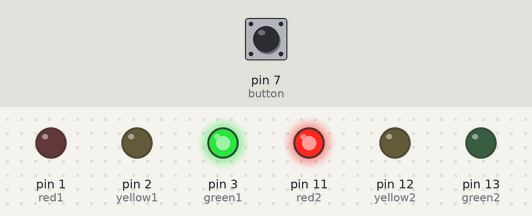
Recording of a sketch running on a simulated Arduino Uno, built with avr-gcc and run on an emulated ATmega328P. Shown: output pins drawn as LEDs (lit = HIGH). The test bench sets the inputs (shaded band); at power-on: pin 7 (button) LOW.

Above: at 1.2 s.
1.3 s: pin 7 (button) pulled HIGH for 0.15 s
At 5.3 s:
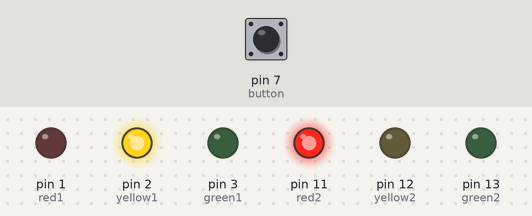
At 6.8 s:
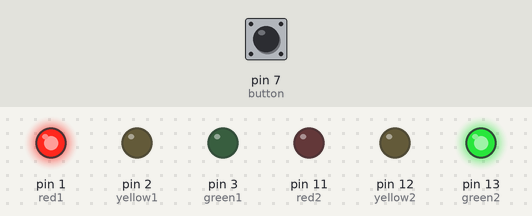
Timing chart, 0 to 19.6 s (numbered marks = the images above; inputs shaded):
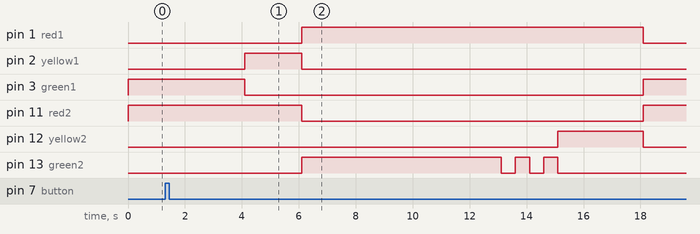

Measured:
- after the input at 1.3 s, pin 11 (red2): HIGH → LOW after 4.8 s, → HIGH 12.0 s later; pin 12 (yellow2): LOW → HIGH after 13.8 s, → LOW 3.0 s later; pin 13 (green2): LOW → HIGH after 4.8 s, then repeats every 1.0 s: LOW 0.50 s, HIGH 0.50 s, until it stays LOW from 15.1 s

The sketch:

04-exercises.ino
```cpp
// set the pins of the LEDs
int red1 = 1;
int yellow1 = 2;
int green1 = 3;

int red2 = 11;
int yellow2 = 12;
int green2 = 13;

// set the pin of the button
int button = 7;

// variable to store the previous state of the button
int prevButtonState = LOW;
bool ped_request = false;

// time intervals in milliseconds
int CHECK_INTERVAL = 50;

// Car traffic light timings
int CAR_GREEN_TIME = 4000;
int CAR_YELLOW_TIME = 2000;
int CAR_RED_BASE = 2000;
int PED_GREEN_TIME = 7000;
int PED_YELLOW_TIME = 3000;
int PED_BLINK_INTERVAL = 500;

// function that runs once when you press reset or power the board
void setup() {
  // set the LEDs pins as output and the button pin as input
  pinMode(red1, OUTPUT);
  pinMode(yellow1, OUTPUT);
  pinMode(green1, OUTPUT);

  pinMode(red2, OUTPUT);
  pinMode(yellow2, OUTPUT);
  pinMode(green2, OUTPUT);

  pinMode(button, INPUT);

  // initialize the traffic light to the default state
  digitalWrite(green1, HIGH);
  digitalWrite(yellow1, LOW);
  digitalWrite(red1, LOW);

  digitalWrite(green2, LOW);
  digitalWrite(yellow2, LOW);
  digitalWrite(red2, HIGH);

  // read the initial state of the button
  prevButtonState = digitalRead(button);
}

// function to handle delays while checking for button presses
void smallDelayLoop(int totalMs) {
  // Calculate the number of iterations and the remainder for the delay
  int iterations = totalMs / CHECK_INTERVAL;
  int remainder = totalMs % CHECK_INTERVAL;

  // Loop for the calculated iterations, checking for button presses
  for (int i = 0; i < iterations; i++) {
    delay(CHECK_INTERVAL);
    checkButtonPress();
  }
  if (remainder > 0) {
    delay(remainder);
    checkButtonPress();
  }
}

// function to check for button presses and update the pedestrian request state
void checkButtonPress() {
  // read the current state of the button
  int currentState = digitalRead(button);

  // check if the button state has changed since the last check
  if (currentState != prevButtonState) {
    delay(50);
    int secondRead = digitalRead(button);
    if (secondRead == currentState) {
      if (currentState == HIGH && !ped_request) {
        ped_request = true;
      }
      prevButtonState = currentState;
    }
  }
}

// function to handle the pedestrian crossing sequence
void pedestrianCrossing() {
  // turn on the red light for cars and the green light for pedestrians
  digitalWrite(green1, LOW);
  digitalWrite(yellow1, LOW);
  digitalWrite(red1, HIGH);

  digitalWrite(red2, LOW);
  digitalWrite(yellow2, LOW);
  digitalWrite(green2, HIGH);

  // keep the pedestrian green light on for a while, then blink it before turning it off
  smallDelayLoop(PED_GREEN_TIME);

  int blinkTotal = 2000;
  int elapsed = 0;

  // blink the pedestrian green light for a while before turning it off
  while (elapsed < blinkTotal) {
    digitalWrite(green2, !digitalRead(green2));
    smallDelayLoop(PED_BLINK_INTERVAL);
    elapsed += PED_BLINK_INTERVAL;
  }

  // turn off the pedestrian green light and turn on the red light for pedestrians
  digitalWrite(green2, LOW);

  digitalWrite(yellow2, HIGH);
  smallDelayLoop(PED_YELLOW_TIME);
  digitalWrite(yellow2, LOW);

  digitalWrite(red2, HIGH);

  ped_request = false;
}

// function that repeats indefinitely when the arduino is powered on
void loop() {
  // turn on the green LEDs for 4 seconds, then turn on the yellow LEDs for 2 seconds, then turn on the red LEDs for 2 seconds, then turn off all the LEDs for 2 seconds and repeat this cycle indefinitely
  digitalWrite(green1, HIGH);
  digitalWrite(yellow1, LOW);
  digitalWrite(red1, LOW);

  // turn on the red light for pedestrians and the green light for cars
  digitalWrite(red2, HIGH);
  digitalWrite(yellow2, LOW);
  digitalWrite(green2, LOW);

  // keep the car green light on for a while, then transition to yellow and red, checking for pedestrian requests during the process
  smallDelayLoop(CAR_GREEN_TIME);

  // turn on the yellow light for cars, keeping the red light for pedestrians on
  digitalWrite(green1, LOW);
  digitalWrite(yellow1, HIGH);
  digitalWrite(red1, LOW);

  // keep the car yellow light on for a while, then transition to red, checking for pedestrian requests during the process
  smallDelayLoop(CAR_YELLOW_TIME);

  // turn on the red light for cars and keep the green light for pedestrians on if there is a pedestrian request, otherwise keep the red light for pedestrians on
  digitalWrite(green1, LOW);
  digitalWrite(yellow1, LOW);
  digitalWrite(red1, HIGH);

  // check for pedestrian requests and handle the pedestrian crossing sequence if there is a request, otherwise keep the red light for pedestrians on for a while before transitioning back to green for cars
  if (ped_request) {
    pedestrianCrossing();
  } else {
    smallDelayLoop(CAR_RED_BASE);
  }
}
```
